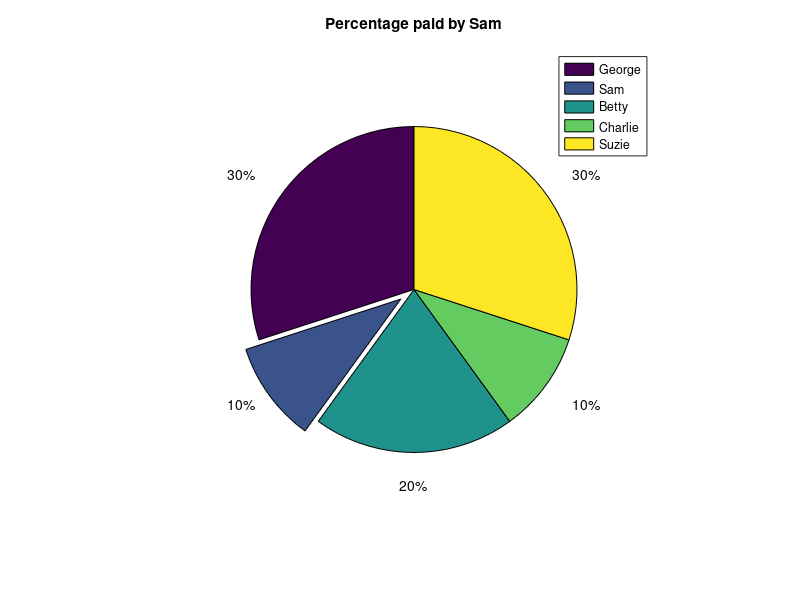

Write the MATLAB code that produced this figure.
%% Raymundo Alvarez
% March 29,2016
% Assignment #04
% Problem 3_08
% Suppose that George, Sam, Betty, Charlie, and Suzie contributed $15,$5,$10,$5,
% and $15 respectively to a colleague's going-away party present.
% Create a pie chart of their contributions.
% What percentage of the cost was paid by Sam?

% When the pie chart, the percentage output of the value is the value of
% the first entry divided by the total sum of the entire set of values.

data = [15 5 10 5 15];

% The explode function will offset slices
% In this problem , we are looking what was the percentage that Sam paid

explode = [0 1 0 0 0];

pie(data,explode);

title('\bfPercentage paid by Sam');

legend('George', 'Sam', 'Betty', 'Charlie', 'Suzie');